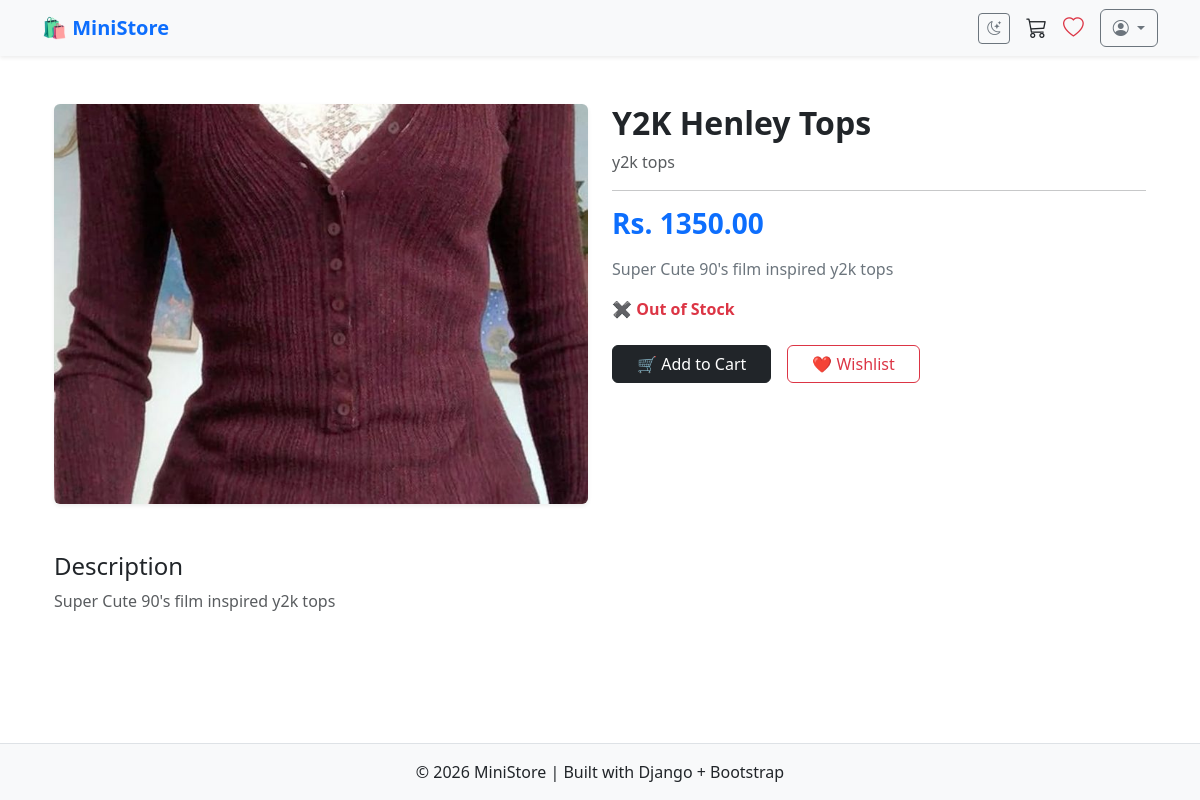
Page /product-detail/1/ (signed in) on the committed database.
### ministore/models.py (models this page shows, shortened)
class Product(models.Model):
    category = models.ForeignKey(Category,on_delete=models.CASCADE)
    name = models.CharField(max_length=200)
    description = models.TextField()
    stock = models.PositiveBigIntegerField(default=0)
    price = models.DecimalField(max_digits=10,decimal_places=2)
    image = models.ImageField(upload_to="products/")
    created_at = models.DateTimeField(auto_now_add=True,null=True,blank=True)

class Category(models.Model):
    name = models.CharField(max_length=200)
    def __str__(self):
        return self.name
    class Meta:
        verbose_name = "category"
        verbose_name_plural = 'Categories'

### ministore/views.py (the view)
class ProductDetailView(LoginRequiredMixin,DetailView):
    model = Product
    template_name = "product_detail.html"
    context_object_name = "product"
    def get_queryset(self):
        return Product.objects.filter(pk=self.kwargs['pk'])

### ministore/context_processors.py (called while the page is built)
def cart_item_count(request):
    cart = request.session.get("cart", {})  # get the cart from session
    total_quantity = sum(cart.values())     # sum all quantities
    return {"cart_count": total_quantity}   # send this to templates

def wishlist_count(request):
    wishlist = request.session.get("wishlist", [])
    return {"wishlist_count": len(wishlist)}

### templates/product_detail.html
{% extends "base.html" %}
{% block content %}
<div class="container py-4">
  <div class="row g-4">
    <div class="col-md-6">
      <div class="card border-0 shadow-sm">
        <img src="{{ product.image.url }}"
             class="img-fluid rounded"
             style="height: 400px; object-fit: cover;">
      </div>
    </div>
    <div class="col-md-6">
      <h2 class="fw-bold">{{ product.name }}</h2>
      <p class="text-muted">{{ product.category }}</p>
      <hr>
      <h3 class="text-primary fw-bold mb-3">
        Rs. {{ product.price }}
      </h3>
      <p class="text-secondary">
        {{ product.description }}
      </p>
      {% if product.stock > 0 %}
        <p class="text-success fw-semibold">✔ In Stock ({{ product.stock }})</p>
      {% else %}
        <p class="text-danger fw-semibold">✖ Out of Stock</p>
      {% endif %}
      <div class="d-flex gap-3 mt-4">
        <a href="{% url 'add-cart' product.pk %}"
           class="btn btn-dark px-4">
           🛒 Add to Cart
        </a>
        <a href="{% url 'add_to_wishlist' product.id %}"
           class="btn btn-outline-danger px-4">
           ❤️ Wishlist
        </a>
      </div>
    </div>
  </div>
  <div class="mt-5">
    <h4>Description</h4>
    <p class="text-muted">{{ product.description }}</p>
  </div>
</div>
{% endblock content %}

### templates/base.html (style rules this page uses)
body { min-height: 100vh; display: flex; flex-direction: column; }

### rows in the picture
Product: image (picture), name "Y2K Henley Tops", category "y2k tops", price "1350.00", description "Super Cute 90's film inspired y2k tops"
